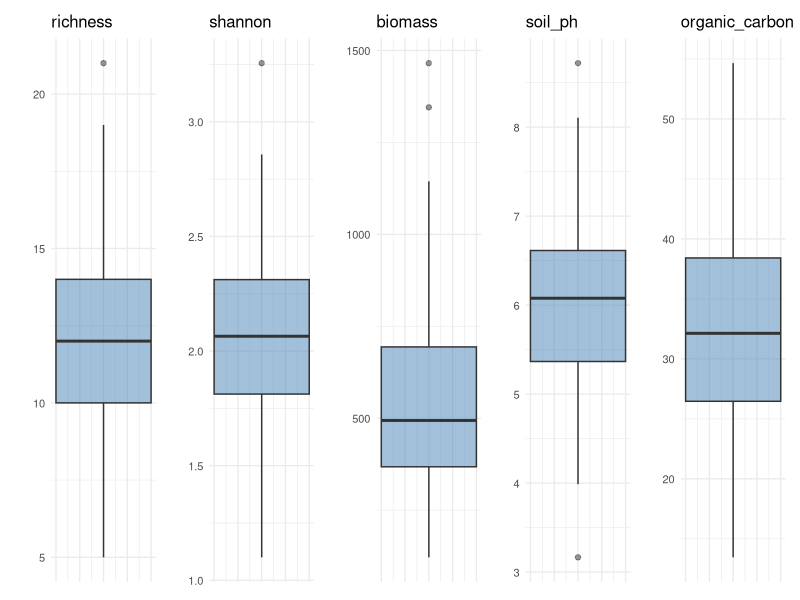
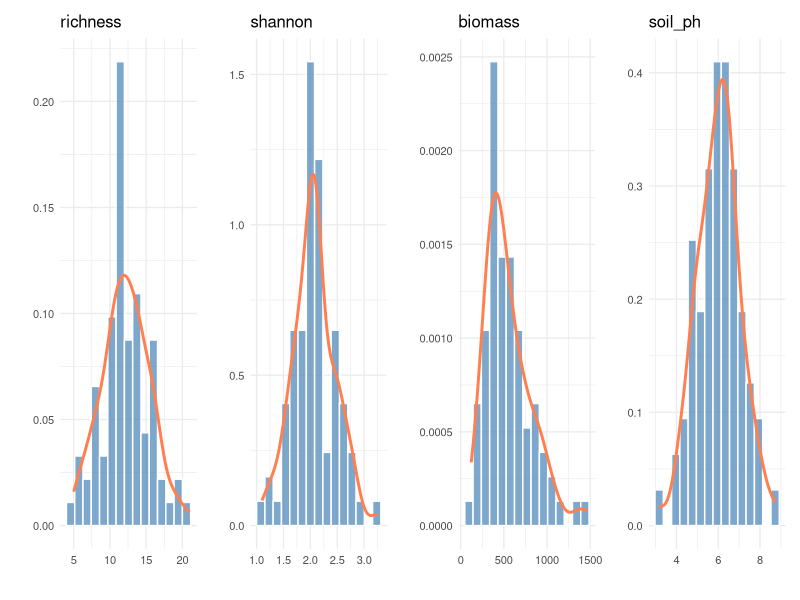
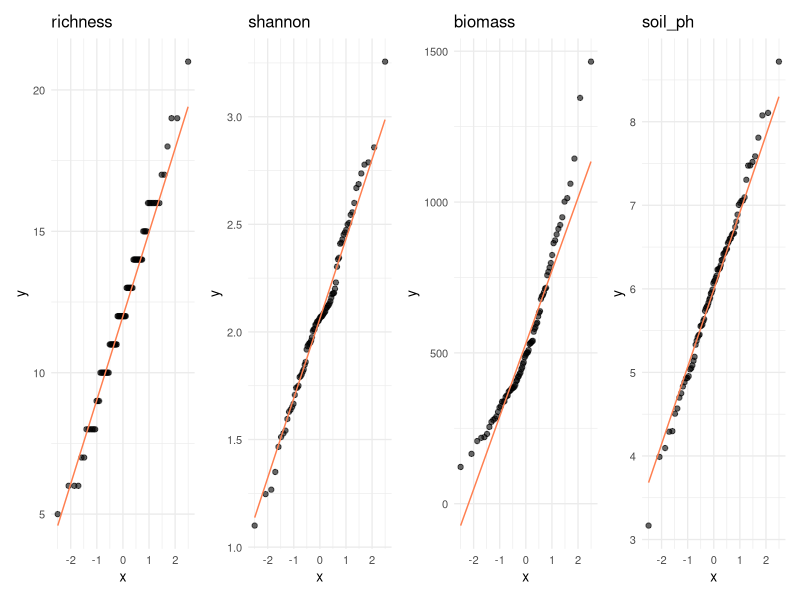
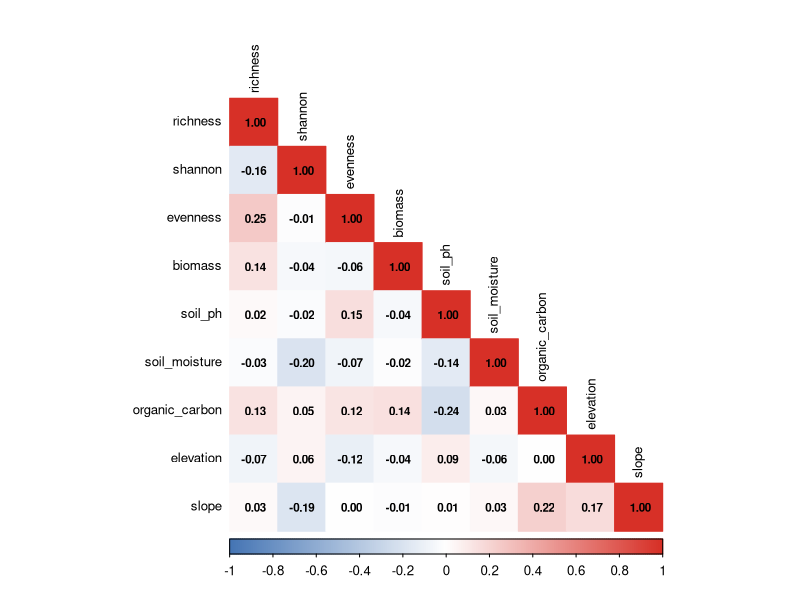
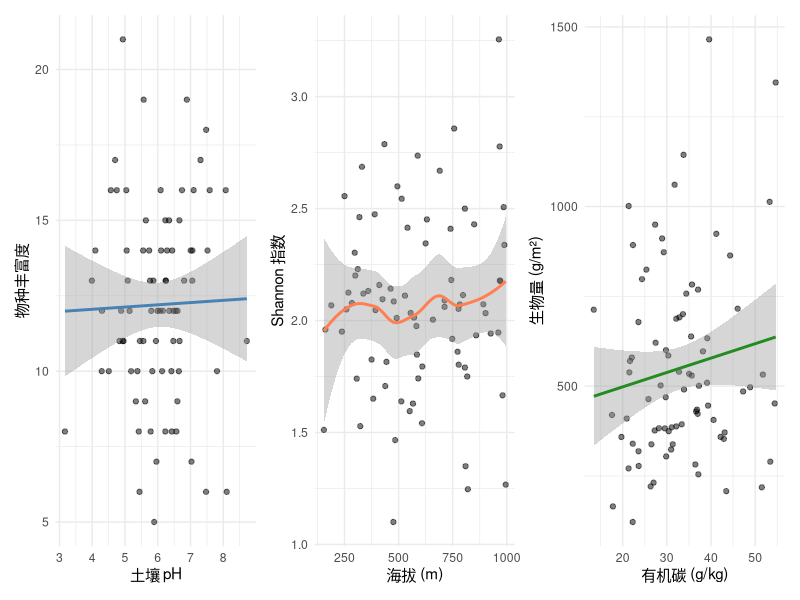
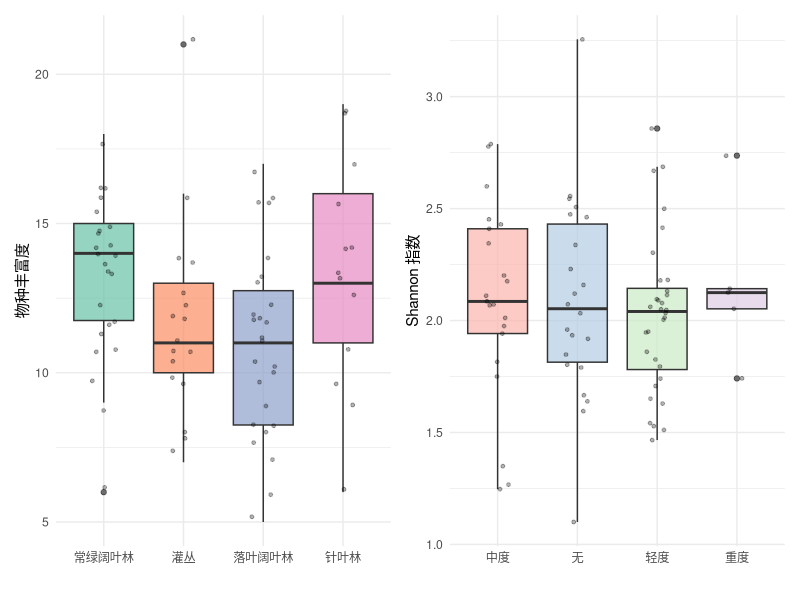

Generate these figures, in order, with R:
## ---- chunk 1
library(tidyverse)
library(corrplot)
library(patchwork)
## ---- chunk 2
set.seed(2027)
n <- 80

diversity <- tibble(
  plot_id = paste0("P", sprintf("%03d", 1:n)),
  richness = rpois(n, lambda = 12),
  shannon = rnorm(n, 2.1, 0.4),
  evenness = runif(n, 0.5, 0.95),
  biomass = rlnorm(n, log(500), 0.5),
  soil_ph = rnorm(n, 6.0, 0.9),
  soil_moisture = runif(n, 15, 55),
  organic_carbon = rlnorm(n, log(30), 0.3),
  elevation = runif(n, 150, 1000),
  slope = runif(n, 2, 40),
  habitat = sample(c("常绿阔叶林", "落叶阔叶林", "针叶林", "灌丛"), n,
                   replace = TRUE, prob = c(0.35, 0.25, 0.2, 0.2)),
  disturbance = sample(c("无", "轻度", "中度", "重度"), n,
                       replace = TRUE, prob = c(0.3, 0.35, 0.25, 0.1))
)

head(diversity)
## ---- chunk 3
# 维度
dim(diversity)

# 结构
glimpse(diversity)

# 数值变量摘要
diversity |>
  select(where(is.numeric)) |>
  summary()
## ---- chunk 4
# 各变量缺失值统计
diversity |>
  summarise(across(everything(), ~ sum(is.na(.)))) |>
  pivot_longer(everything(), names_to = "variable", values_to = "n_missing") |>
  filter(n_missing > 0)
## ---- chunk 5
#| fig-width: 10
#| fig-asp: 0.4

vars_numeric <- c("richness", "shannon", "biomass", "soil_ph", "organic_carbon")

outlier_plots <- map(vars_numeric, function(var) {
  ggplot(diversity, aes(y = .data[[var]])) +
    geom_boxplot(fill = "steelblue", alpha = 0.5, width = 0.4) +
    labs(title = var, y = "") +
    theme_minimal(base_size = 10) +
    theme(axis.text.x = element_blank(), axis.ticks.x = element_blank())
})

wrap_plots(outlier_plots, nrow = 1)
## ---- chunk 6
detect_outliers_iqr <- function(x) {
  q1 <- quantile(x, 0.25, na.rm = TRUE)
  q3 <- quantile(x, 0.75, na.rm = TRUE)
  iqr <- q3 - q1
  lower <- q1 - 1.5 * iqr
  upper <- q3 + 1.5 * iqr
  sum(x < lower | x > upper, na.rm = TRUE)
}

diversity |>
  select(all_of(vars_numeric)) |>
  summarise(across(everything(), detect_outliers_iqr)) |>
  pivot_longer(everything(), names_to = "variable", values_to = "n_outliers") |>
  arrange(desc(n_outliers))
## ---- chunk 7
diversity |>
  select(where(is.numeric)) |>
  pivot_longer(everything(), names_to = "variable", values_to = "value") |>
  group_by(variable) |>
  summarise(
    n = n(),
    mean = round(mean(value), 2),
    sd = round(sd(value), 2),
    median = round(median(value), 2),
    min = round(min(value), 2),
    max = round(max(value), 2),
    cv = round(sd(value) / mean(value) * 100, 1)  # 变异系数 (%)
  ) |>
  arrange(desc(cv))
## ---- chunk 8
diversity |>
  group_by(habitat) |>
  summarise(
    n = n(),
    mean_richness = round(mean(richness), 1),
    sd_richness = round(sd(richness), 1),
    mean_shannon = round(mean(shannon), 2),
    mean_biomass = round(mean(biomass), 0)
  ) |>
  arrange(desc(mean_richness))
## ---- chunk 9
#| fig-width: 10
#| fig-asp: 0.4

vars_to_check <- c("richness", "shannon", "biomass", "soil_ph")

plots <- map(vars_to_check, function(var) {
  ggplot(diversity, aes(x = .data[[var]])) +
    geom_histogram(aes(y = after_stat(density)), bins = 15,
                   fill = "steelblue", alpha = 0.7, color = "white") +
    geom_density(color = "coral", linewidth = 1) +
    labs(title = var, x = "", y = "") +
    theme_minimal(base_size = 10)
})

wrap_plots(plots, nrow = 1)
## ---- chunk 10
#| fig-width: 10
#| fig-asp: 0.4

qq_plots <- map(vars_to_check, function(var) {
  ggplot(diversity, aes(sample = .data[[var]])) +
    stat_qq(alpha = 0.6) +
    stat_qq_line(color = "coral") +
    labs(title = var) +
    theme_minimal(base_size = 10)
})

wrap_plots(qq_plots, nrow = 1)
## ---- chunk 11
diversity |>
  select(all_of(vars_to_check)) |>
  pivot_longer(everything(), names_to = "variable", values_to = "value") |>
  group_by(variable) |>
  summarise(
    W = shapiro.test(value)$statistic,
    p_value = shapiro.test(value)$p.value,
    normal = if_else(p_value > 0.05, "✅ 是", "❌ 否")
  )
## ---- chunk 12
#| fig-width: 7
#| fig-asp: 1

cor_data <- diversity |>
  select(richness, shannon, evenness, biomass, soil_ph, soil_moisture,
         organic_carbon, elevation, slope)

cor_matrix <- cor(cor_data, use = "complete.obs")

corrplot(cor_matrix, method = "color", type = "lower",
         addCoef.col = "black", number.cex = 0.7,
         tl.col = "black", tl.cex = 0.8,
         col = colorRampPalette(c("#4575b4", "white", "#d73027"))(200))
## ---- chunk 13
#| fig-width: 10
#| fig-asp: 0.35

p1 <- ggplot(diversity, aes(x = soil_ph, y = richness)) +
  geom_point(alpha = 0.5) +
  geom_smooth(method = "lm", color = "steelblue") +
  labs(x = "土壤 pH", y = "物种丰富度") +
  theme_minimal()

p2 <- ggplot(diversity, aes(x = elevation, y = shannon)) +
  geom_point(alpha = 0.5) +
  geom_smooth(method = "loess", color = "coral") +
  labs(x = "海拔 (m)", y = "Shannon 指数") +
  theme_minimal()

p3 <- ggplot(diversity, aes(x = organic_carbon, y = biomass)) +
  geom_point(alpha = 0.5) +
  geom_smooth(method = "lm", color = "forestgreen") +
  labs(x = "有机碳 (g/kg)", y = "生物量 (g/m²)") +
  theme_minimal()

p1 + p2 + p3
## ---- chunk 14
#| fig-width: 10
#| fig-asp: 0.4

p_hab <- ggplot(diversity, aes(x = habitat, y = richness, fill = habitat)) +
  geom_boxplot(alpha = 0.7) +
  geom_jitter(width = 0.15, alpha = 0.3, size = 1) +
  labs(x = "", y = "物种丰富度") +
  scale_fill_brewer(palette = "Set2") +
  theme_minimal() +
  theme(legend.position = "none")

p_dist <- ggplot(diversity, aes(x = disturbance, y = shannon, fill = disturbance)) +
  geom_boxplot(alpha = 0.7) +
  geom_jitter(width = 0.15, alpha = 0.3, size = 1) +
  labs(x = "", y = "Shannon 指数") +
  scale_fill_brewer(palette = "Pastel1") +
  theme_minimal() +
  theme(legend.position = "none")

p_hab + p_dist
